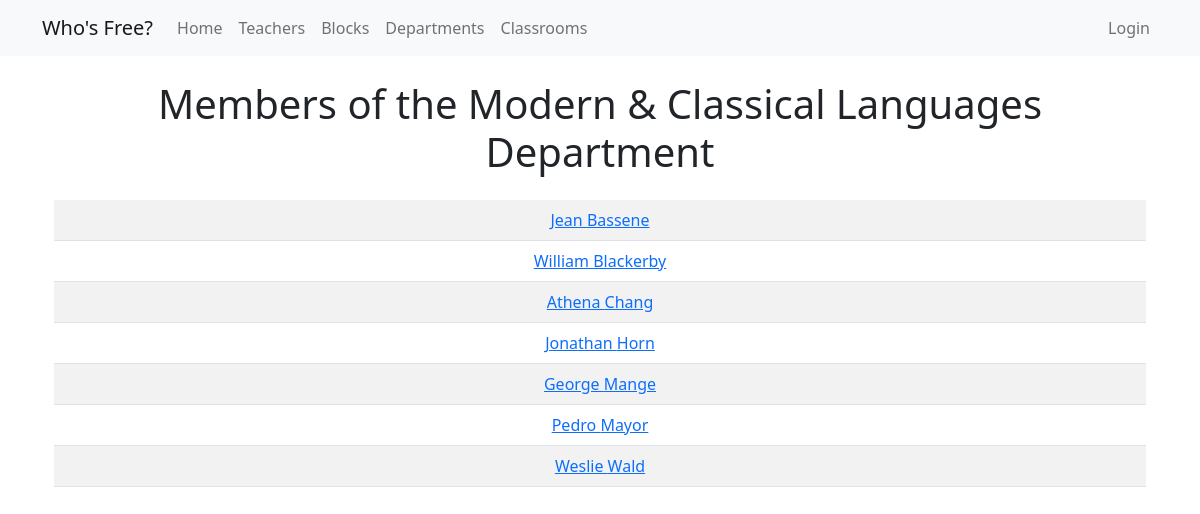
Page /department-detail.php?dept=6 on the committed database.
### tables this page shows
CREATE TABLE `departments` (
  `id` int(11) NOT NULL,
  `name` varchar(50) NOT NULL
);

CREATE TABLE `teachers` (
  `id` int(11) NOT NULL,
  `last_name` varchar(45) NOT NULL,
  `first_name` varchar(45) NOT NULL,
  `department_id` int(11) NOT NULL,
  `email` varchar(100) DEFAULT NULL
);

### app/helpers.php (called while the page is built, shortened)
<?php
function view($name, $model = '', $data = '', $free = '', $or = '', $fr = '') {
  global $view_bag;
  require(APP_PATH . "views/layout.view.php");
}

### department-detail.php (called while the page is built, shortened)
<?php
$id = $_GET['dept'];
$department = Data::get_department($id);
$teachers = Data::get_teachers_by_department($id);
$department_name = ucwords($department->name);
$view_bag = [
  'title' => "$department_name Department",
  'heading' => "Members of the $department_name Department"
];
view('department-detail', $department, $teachers);

### app/data/dataprovider.class.php (called while the page is built, shortened)
<?php
class DataProvider
{
  function __construct($source) {
    $this->source = $source;
  }
  public function get_department($id) {
    $sql = 'SELECT * FROM departments WHERE id = :id;';
    return $this->get($sql, [':id' => $id], 'Department');
  }
  public function get_teachers_by_department($dept_id) {
    return $this->query('SELECT * FROM teachers WHERE department_id = :dept_id ORDER BY last_name;',
    [':dept_id' => $dept_id],
    'Teacher'
    );
  }
  private function connect() {
    try {
      return new PDO($this->source, CONFIG['db_user'], CONFIG['db_password']);
    } catch (PDOException $e) {
      return null;
    }
  }
  private function query($sql, $sql_params = [], $class = '') {
    $db = $this->connect();
    if (empty($sql_params)) {
      $query = $db->query($sql);
    } else {
      $query = $db->prepare($sql);
      $query->execute($sql_params);
    }
    if ($query === false) {
      return [];
    } else {
      $data = $query->fetchAll(PDO::FETCH_CLASS, $class);
      return $data;
    }
  }
  private function get($sql, $sql_params, $class) {
    $db = $this->connect();
    $stmt = $db->prepare($sql);
    $stmt->execute($sql_params);
    $data = $stmt->fetchAll(PDO::FETCH_CLASS, $class);
    return $data[0];
  }
}

### app/data/data.class.php (called while the page is built, shortened)
<?php
require('dataprovider.class.php');
class Data
{
  static private $ds;
  static public function initialize(DataProvider $data_provider) {
    return self::$ds = $data_provider;
  }
  static public function get_department($id) {
    return self::$ds->get_department($id);
  }
  static public function get_teachers_by_department($dept_id) {
    return self::$ds->get_teachers_by_department($dept_id);
  }
}

### views/department-detail.view.php (the view, shortened to what this page needs)
<div class="container text-center">
  <div class="row">
    <div class="col">
      <table class="table table-striped mt-3">
        <?php foreach($data as $teacher) : ?>
        <tr>
          <td>
            <a href="teacher-detail.php?teacher=<?= $teacher->id; ?>">
              <?= $teacher->first_name; ?> <?= $teacher->last_name; ?>
            </a>
          </td>
        </tr>
        <?php endforeach; ?>
      </table>
    </div>
  </div>
</div>

### views/layout.view.php (shortened to what this page needs)
<!DOCTYPE html>
<html lang="en">
  <head>
    <link href="https://cdn.jsdelivr.net/npm/bootstrap@5.2.0/dist/css/bootstrap.min.css" rel="stylesheet">
  </head>
  <body>
    <?php require('partials/nav.php'); ?>
    <div class="container">
      <div class="row">
        <div class="col-lg-12">
          <h1 class="mt-4 text-center"><?= $view_bag['heading']; ?></h1>
          <?php require("{$name}.view.php"); ?>
        </div>
      </div>
    </div>
  </body>
</html>

### rows in the picture
departments: name "Members of the Modern & Classical Languages Department"
teachers: first_name "Jean", last_name "Bassene"
teachers: first_name "William", last_name "Blackerby"
teachers: first_name "Athena", last_name "Chang"
teachers: first_name "Jonathan", last_name "Horn"
teachers: first_name "George", last_name "Mange"
teachers: first_name "Pedro", last_name "Mayor"
teachers: first_name "Weslie", last_name "Wald"
